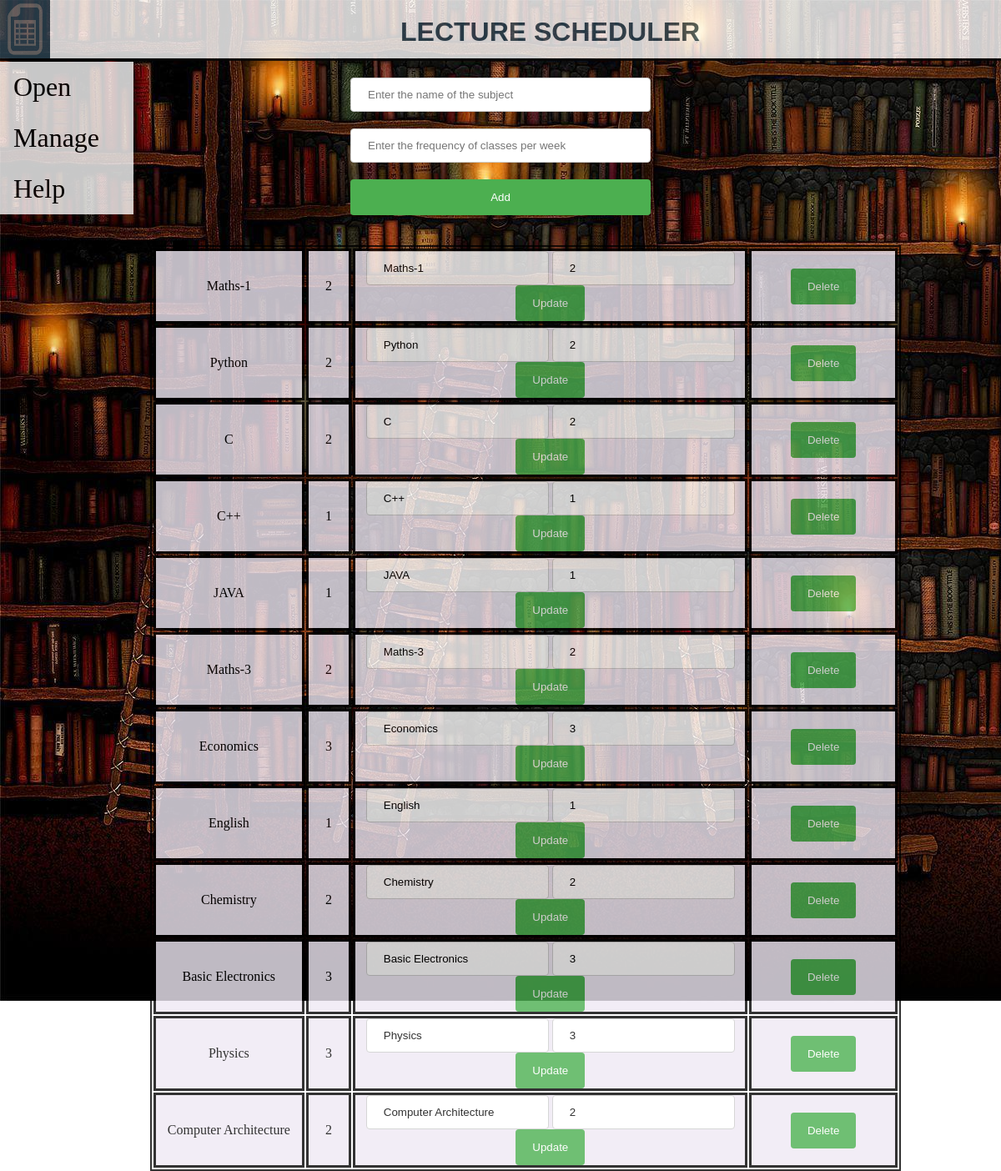
Page /subjects on the committed database.
### application.py (models this page shows)
class Subject(db.Model):
    name = db.Column(db.String(30), unique = True, nullable = False, primary_key = True)
    frequency = db.Column(db.String(2), nullable = False)

### application.py (the view)
@app.route("/subjects", methods=("GET","POST"))
def subjects():
    if request.method == "POST":
        subject = Subject(name=request.form.get("name"), frequency=request.form.get("frequency_"))
        db.session.add(subject)
        db.session.commit()
    subjects = Subject.query.all()
    return render_template("subjects.html", subjects=subjects)

### templates/subjects.html (shortened to what this page needs)
{% extends "main.html" %}
{% block content %}
<form method="POST" action="{{url_for('subjects')}}">
    <input class=input type="text" placeholder="Enter the name of the subject" name="name">
    <input class=input type="text" name="frequency_" placeholder="Enter the frequency of classes per week">
    <input id="add" type="submit" value="Add">
</form>
<table>
      {% for subject in subjects %}
        <tr>
          <td>
            {{subject.name}}
          </td>
          <td>
            {{subject.frequency}}
          </td>
          <td>
            <form method="POST" action="./update">
              <input type="text" class="up" value="{{subject.name}}" name="newname">
              <input type="text" class="up" value="{{subject.frequency}}" name="newfreq">
              <input class="update" type="submit" value="Update">
            </form>
          </td>
          <td>
            <form method="POST" action="./delete">
              <input class="update" type="submit" value="Delete">
            </form>
          </td>
        </tr>
      {% endfor %}
    </table>
{% endblock %}

### templates/main.html (shortened to what this page needs)
<!DOCTYPE html>
<html lang="en">
<head>
    <link rel="stylesheet" href="../static/main.css">
</head>
<body>
    <div class="header">
        <div class="drop-down">
            <img class="logo" src="../static/table-icon-15.jpg">
        </div>
        <h1><a href="{{url_for('index')}}">LECTURE SCHEDULER</a></h1>
    </div>
    {% block content %}
    {% endblock %}
</body>
</html>

### static/main.css (style rules this page uses)
* { margin: 0; padding: 0; }
body { background-image: url("../static/wall.jpg"); background-repeat: no-repeat; background-attachment: fixed; }
.header { background-color: white; height: 70px; width: 100%; border-bottom: solid; overflow: hidden; }
.logo { height: 70px; width: 60px; cursor: pointer; }
.header h1 { font-family: Verdana, Geneva, Tahoma, sans-serif; padding-top: 20px; padding-left: 40%; }
.drop-down { float: left; display: block; }

### templates/main.html (style rules this page uses)
.header h1 a { color: #2e4756; text-decoration: none; }
.header { opacity: 0.8; }

### templates/subjects.html (style rules this page uses)
table { border: 2px solid black; margin-top: 3%; margin-left: 15%; width:75%; opacity: 0.8; }
tr { height: 75px; }
td { text-align: center; border: 3px solid black; width:20px; background-color: #efe9f4; }
.input { width: 30%; padding: 12px 20px; margin-left:35%; margin-top: 20px; border: 1px solid #ccc; border-radius: 4px; box-sizing: border-box; }
#add { width: 30%; margin-left:35%; background-color: #4CAF50; color: white; margin-top: 20px; padding: 14px 20px; border: none; border-radius: 4px; cursor: pointer; }
table .update { background-color: #4CAF50; color: white; border: none; padding: 14px 20px; border-radius: 4px; cursor: pointer; }
table .up { border: 1px solid #ccc; border-radius: 4px; box-sizing: border-box; padding: 12px 20px; }

### rows in the picture
Subject: name "Maths-1", frequency "2", newname "Maths-1", newfreq "2"
Subject: name "Python", frequency "2", newname "Python", newfreq "2"
Subject: name "C", frequency "2", newname "C", newfreq "2"
Subject: name "C++", frequency "1", newname "C++", newfreq "1"
Subject: name "JAVA", frequency "1", newname "JAVA", newfreq "1"
Subject: name "Maths-3", frequency "2", newname "Maths-3", newfreq "2"
Subject: name "Economics", frequency "3", newname "Economics", newfreq "3"
Subject: name "English", frequency "1", newname "English", newfreq "1"
Subject: name "Chemistry", frequency "2", newname "Chemistry", newfreq "2"
Subject: name "Basic Electronics", frequency "3", newname "Basic Electronics", newfreq "3"
Subject: name "Physics", frequency "3", newname "Physics", newfreq "3"
Subject: name "Computer Architecture", frequency "2", newname "Computer Architecture", newfreq "2"
